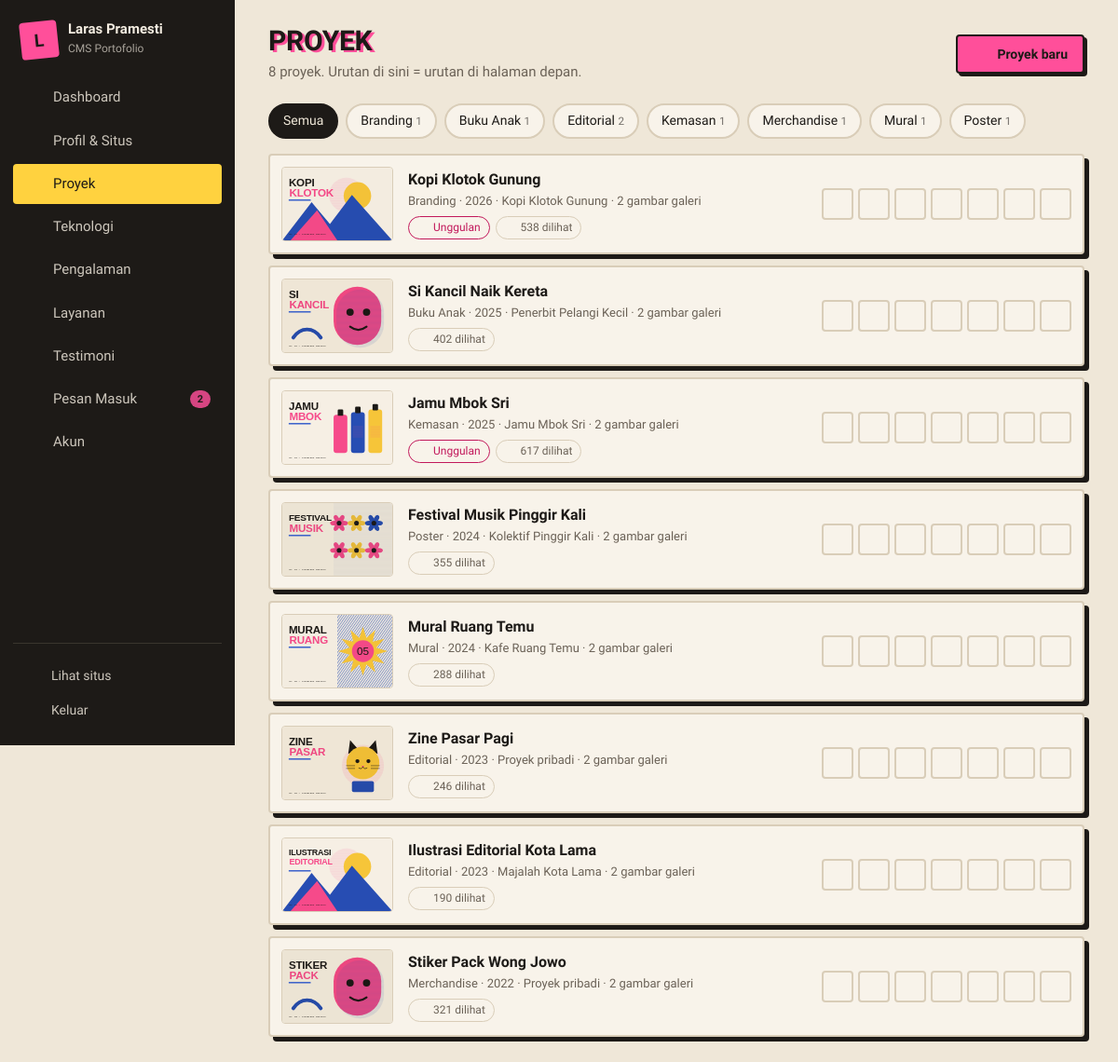
Page /index.php?page=kelola-proyek (signed in) on the committed database.
### tables this page shows
CREATE TABLE proyek (
  id INT AUTO_INCREMENT PRIMARY KEY,
  judul VARCHAR(150) NOT NULL,
  slug VARCHAR(90) NOT NULL UNIQUE,
  kategori VARCHAR(50) NOT NULL,
  ringkasan VARCHAR(255) NOT NULL DEFAULT '',
  isi TEXT NOT NULL,
  cover VARCHAR(255) NOT NULL DEFAULT '',
  klien VARCHAR(100) NOT NULL DEFAULT '',
  peran VARCHAR(100) NOT NULL DEFAULT '',
  tahun SMALLINT UNSIGNED NOT NULL,
  durasi VARCHAR(40) NOT NULL DEFAULT '',
  link_demo VARCHAR(255) NOT NULL DEFAULT '',
  link_repo VARCHAR(255) NOT NULL DEFAULT '',
  unggulan TINYINT(1) NOT NULL DEFAULT 0,
  tampil TINYINT(1) NOT NULL DEFAULT 1,
  urutan INT NOT NULL DEFAULT 0,
  dilihat INT UNSIGNED NOT NULL DEFAULT 0,
  created_at DATETIME NOT NULL DEFAULT CURRENT_TIMESTAMP,
  updated_at DATETIME NOT NULL DEFAULT CURRENT_TIMESTAMP ON UPDATE CURRENT_TIMESTAMP,
  INDEX (tampil, urutan)
);

### index.php (called while the page is built, shortened)
<?php
require __DIR__ . '/includes/bootstrap.php';
$admin = [
    'login'         => 'pages/admin/login.php',
    'logout'        => 'pages/admin/logout.php',
    'dashboard'     => 'pages/admin/dashboard.php',
    'profil'        => 'pages/admin/profil.php',
    'kelola-proyek' => 'pages/admin/proyek.php',
    'proyek-form'   => 'pages/admin/proyek-form.php',
    'teknologi'     => 'pages/admin/teknologi.php',
    'pengalaman'    => 'pages/admin/pengalaman.php',
    'layanan'       => 'pages/admin/layanan.php',
    'testimoni'     => 'pages/admin/testimoni.php',
    'pesan'         => 'pages/admin/pesan.php',
    'akun'          => 'pages/admin/akun.php',
];
$page = (string) ($_GET['page'] ?? 'beranda');
require __DIR__ . '/' . $admin[$page];

### pages/admin/proyek.php (the view, shortened to what this page needs)
<?php
$kat = (string) ($_GET['kat'] ?? '');
$kategori = q('SELECT kategori, COUNT(*) n FROM proyek GROUP BY kategori ORDER BY kategori')->fetchAll(PDO::FETCH_KEY_PAIR);
$list = q('SELECT p.*, (SELECT COUNT(*) FROM proyek_gambar g WHERE g.proyek_id = p.id) galeri FROM proyek p' . ($kat !== '' ? ' WHERE kategori = ?' : '') . ' ORDER BY urutan, id', $kat !== '' ? [$kat] : [])->fetchAll();
$actions = '<a class="btn btn-main" href="' . url('proyek-form') . '">' . icon('plus', 18) . ' Proyek baru</a>';
require ROOT . '/includes/admin_header.php';
?>
<div class="chips">
    <a href="<?= url('kelola-proyek') ?>" class="chip <?= $kat === '' ? 'on' : '' ?>">Semua</a>
    <?php foreach ($kategori as $k => $n): ?><a href="<?= url('kelola-proyek', ['kat' => $k]) ?>" class="chip <?= $kat === $k ? 'on' : '' ?>"><?= e($k) ?> <small><?= $n ?></small></a><?php endforeach; ?>
</div>
<div class="proj-list">
    <?php foreach ($list as $i => $p): ?>
        <article class="proj-row <?= $p['tampil'] ? '' : 'hidden-row' ?>">
            <img src="<?= e(gambar($p['cover'])) ?>" alt="" class="proj-thumb">
            <div class="grow">
                <b><?= e($p['judul']) ?></b>
                <small><?= e($p['kategori']) ?> · <?= $p['tahun'] ?> · <?= e($p['klien'] ?: 'Proyek pribadi') ?> · <?= $p['galeri'] ?> gambar galeri</small>
                <div class="tags">
                    <?php if ($p['unggulan']): ?><span class="pill pill-acc"><?= icon('star', 13) ?> Unggulan</span><?php endif; ?>
                    <span class="pill"><?= icon('eye', 13) ?> <?= $p['dilihat'] ?> dilihat</span>
                </div>
            </div>
            <div class="row-acts">
                <?php foreach ([['naik', 'arrow-up', 'Naikkan'], ['turun', 'arrow-down', 'Turunkan'], ['unggulan', 'star', 'Tandai unggulan'], ['tampil', $p['tampil'] ? 'eye' : 'eye-off', 'Tampil / sembunyikan']] as [$a, $ic, $t]): ?>
                    <form method="post"><?= csrf_field() ?><input type="hidden" name="id" value="<?= $p['id'] ?>"><button class="icon-btn" name="aksi" value="<?= $a ?>" title="<?= $t ?>"><?= icon($ic, 17) ?></button></form>
                <?php endforeach; ?>
                <a class="icon-btn" href="index.php?page=proyek&amp;slug=<?= e($p['slug']) ?>" target="_blank" title="Lihat"><?= icon('external-link', 17) ?></a>
                <a class="icon-btn" href="<?= url('proyek-form', ['id' => $p['id']]) ?>" title="Ubah"><?= icon('pencil', 17) ?></a>
                <form method="post" onsubmit="return confirm('Hapus proyek ini beserta semua gambarnya?')"><?= csrf_field() ?><input type="hidden" name="id" value="<?= $p['id'] ?>"><button class="icon-btn danger" name="aksi" value="hapus" title="Hapus"><?= icon('trash-2', 17) ?></button></form>
            </div>
        </article>
    <?php endforeach; ?>
</div>
<?php require ROOT . '/includes/admin_footer.php';

### includes/bootstrap.php (shortened to what this page needs)
<?php
function db(): PDO
{
    static $pdo = null;
    if ($pdo === null) {
        $c = require ROOT . '/config/database.php';
        $pdo = new PDO("mysql:host={$c['host']};port={$c['port']};dbname={$c['database']};charset=utf8mb4", $c['username'], $c['password'], [
            PDO::ATTR_ERRMODE => PDO::ERRMODE_EXCEPTION,
            PDO::ATTR_DEFAULT_FETCH_MODE => PDO::FETCH_ASSOC,
            PDO::ATTR_EMULATE_PREPARES => false,
        ]);
        $pdo->exec("SET time_zone = '+07:00'");
    }
    return $pdo;
}
function q(string $sql, array $params = []): PDOStatement
{
    $st = db()->prepare($sql);
    $st->execute($params);
    return $st;
}
function e($v): string { return htmlspecialchars((string) $v, ENT_QUOTES, 'UTF-8'); }
function url(string $page, array $p = []): string { return 'index.php?' . http_build_query(['page' => $page] + $p); }
function gambar(?string $f, string $cadangan = 'assets/img/kosong.svg'): string
{
    return str_starts_with($f, 'assets/img/') ? $f : UPLOAD_URL . $f;
}
function icon(string $name, int $size = 18, string $cls = 'ic'): string
{
    static $ic = null;
    $ic ??= require __DIR__ . '/icons.php';
    return '<svg class="' . $cls . '" width="' . $size . '" height="' . $size . '" viewBox="0 0 24 24" fill="none" stroke="currentColor" stroke-width="1.8" stroke-linecap="round" stroke-linejoin="round" aria-hidden="true">' . ($ic[$name] ?? '') . '</svg>';
}

### assets/css/admin.css (style rules this page uses)
:root { --bg:#efe7d8;--card:#f8f3ea;--field:#fffdf8;--ink:#1d1a17;--muted:#6b6257; --line:#d9cdb8;--line-strong:#1d1a17;--acc:#ff4f9a;--acc-ink:#c2185b;--acc-border:#1d1a17;--on-acc:#1d1a17;--acc-soft:#fde0ec; --side:#1d1a17;--side-ink:#f3ece0;--side-hover:#2d2924;--side-on:#ffd23f;--side-on-ink:#1d1a17;--side-line:#3a352e;--side-border:0; --danger:#c62828;--err-bg:#fde4e4;--ok-bg:#e6f0ff;--ok-ink:#1d3a8a;--ok-line:#2852c8; --r:4px;--r-sm:4px;--r-xs:2px;--bw:2px;--card-shadow:5px 5px 0 #1d1a17;--btn-shadow:3px 3px 0 #1d1a17; --f-head:'Bricolage Grotesque',sans-serif;--f-body:'Bricolage Grotesque',sans-serif; }
body.adm { background-image:url(../img/kertas.svg) }
.chip.on { background:#1d1a17;color:#ffd23f }
*,*::before,*::after { box-sizing:border-box }
html { -webkit-text-size-adjust:100% }
body.adm { margin:0;background:var(--bg);color:var(--ink);font:15px/1.55 var(--f-body);min-height:100vh }
a { color:var(--acc-ink) }
img { max-width:100%;display:block }
.grow { flex:1;min-width:0 }
.ic { flex:none }
.btn { display:inline-flex;align-items:center;gap:8px;padding:10px 16px;border-radius:var(--r-sm);border:var(--bw) solid var(--line-strong);background:var(--card);color:var(--ink);font:600 14px var(--f-body);cursor:pointer;text-decoration:none;white-space:nowrap;transition:transform .15s }
.btn-main { background:var(--acc);border-color:var(--acc-border);color:var(--on-acc);box-shadow:var(--btn-shadow) }
.btn.danger,.icon-btn.danger { color:var(--danger) }
.icon-btn { width:34px;height:34px;display:inline-grid;place-items:center;border-radius:var(--r-sm);border:var(--bw) solid var(--line);background:var(--card);color:var(--ink);cursor:pointer;text-decoration:none;padding:0 }
.pill { display:inline-flex;align-items:center;gap:4px;font-size:12px;padding:2px 9px;border-radius:99px;border:1px solid var(--line);color:var(--muted);white-space:nowrap }
.pill-acc { border-color:var(--acc-ink);color:var(--acc-ink) }
.chips { display:flex;gap:8px;flex-wrap:wrap;margin-bottom:16px }
.chip { padding:6px 14px;border-radius:99px;border:var(--bw) solid var(--line);text-decoration:none;color:var(--ink);font-size:14px;background:var(--card) }
.chip.on { background:var(--ink);color:var(--bg);border-color:var(--ink) }
.chip small { opacity:.6 }
.proj-list { display:flex;flex-direction:column;gap:12px }
.proj-row { display:flex;align-items:center;gap:16px;background:var(--card);border:var(--bw) solid var(--line);border-radius:var(--r);padding:12px;box-shadow:var(--card-shadow) }
.proj-row b { font-size:16px }
.proj-row small { display:block;color:var(--muted);font-size:13px }
.proj-thumb { width:120px;height:80px;object-fit:cover;border-radius:var(--r-sm);flex:none;border:1px solid var(--line) }
.tags { display:flex;gap:6px;flex-wrap:wrap;margin-top:6px }
.row-acts { display:flex;gap:5px;flex-wrap:wrap;justify-content:flex-end }
.row-acts form { margin:0 }

### rows in the picture
proyek: cover (picture), judul "Kopi Klotok Gunung", kategori "Branding", tahun "2026", klien "Kopi Klotok Gunung", galeri "2", $size 13 (drawn), dilihat "538", $size 17 (drawn)
proyek: cover (picture), judul "Si Kancil Naik Kereta", kategori "Buku Anak", tahun "2025", klien "Penerbit Pelangi Kecil", galeri "2", $size 13 (drawn), dilihat "402", $size 17 (drawn)
proyek: cover (picture), judul "Jamu Mbok Sri", kategori "Kemasan", tahun "2025", klien "Jamu Mbok Sri", galeri "2", $size 13 (drawn), dilihat "617", $size 17 (drawn)
proyek: cover (picture), judul "Festival Musik Pinggir Kali", kategori "Poster", tahun "2024", klien "Kolektif Pinggir Kali", galeri "2", $size 13 (drawn), dilihat "355", $size 17 (drawn)
proyek: cover (picture), judul "Mural Ruang Temu", kategori "Mural", tahun "2024", klien "Kafe Ruang Temu", galeri "2", $size 13 (drawn), dilihat "288", $size 17 (drawn)
proyek: cover (picture), judul "Zine Pasar Pagi", kategori "Editorial", tahun "2023", klien "Proyek pribadi", galeri "2", $size 13 (drawn), dilihat "246", $size 17 (drawn)
proyek: cover (picture), judul "Ilustrasi Editorial Kota Lama", kategori "Editorial", tahun "2023", klien "Majalah Kota Lama", galeri "2", $size 13 (drawn), dilihat "190", $size 17 (drawn)
proyek: cover (picture), judul "Stiker Pack Wong Jowo", kategori "Merchandise", tahun "2022", klien "Proyek pribadi", galeri "2", $size 13 (drawn), dilihat "321", $size 17 (drawn)

### other values in the picture
mb_strtoupper(mb_substr(setting('nama', 'P'), 0, 1)) "L"
setting('nama') "Laras Pramesti"
$l "Dashboard"
$l "Profil & Situs"
$l "Proyek"
$l "Teknologi"
$l "Pengalaman"
$l "Layanan"
$l "Testimoni"
$l "Pesan Masuk"
$n "2"
$l "Akun"
$title "PROYEK"
$sub "8 proyek. Urutan di sini = urutan di halaman depan."
$k "Branding"
